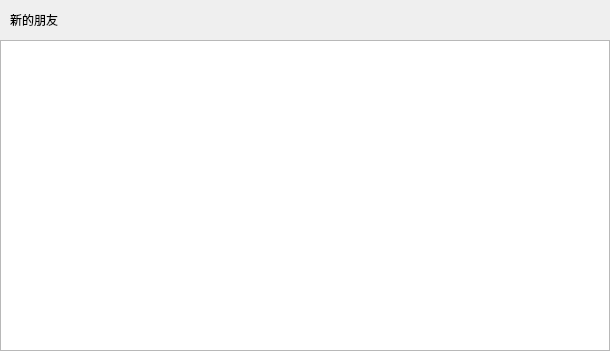
<?xml version="1.0" encoding="UTF-8"?>
<ui version="4.0">
 <class>ApplyFriendPage</class>
 <widget class="QWidget" name="ApplyFriendPage">
  <property name="geometry">
   <rect>
    <x>0</x>
    <y>0</y>
    <width>610</width>
    <height>351</height>
   </rect>
  </property>
  <property name="windowTitle">
   <string>Form</string>
  </property>
  <layout class="QVBoxLayout" name="verticalLayout">
   <property name="spacing">
    <number>0</number>
   </property>
   <property name="leftMargin">
    <number>0</number>
   </property>
   <property name="topMargin">
    <number>0</number>
   </property>
   <property name="rightMargin">
    <number>0</number>
   </property>
   <property name="bottomMargin">
    <number>0</number>
   </property>
   <item>
    <widget class="QWidget" name="friend_apply_wid" native="true">
     <layout class="QHBoxLayout" name="horizontalLayout">
      <property name="leftMargin">
       <number>0</number>
      </property>
      <property name="topMargin">
       <number>0</number>
      </property>
      <property name="rightMargin">
       <number>0</number>
      </property>
      <property name="bottomMargin">
       <number>0</number>
      </property>
      <item>
       <spacer name="horizontalSpacer_2">
        <property name="orientation">
         <enum>Qt::Orientation::Horizontal</enum>
        </property>
        <property name="sizeType">
         <enum>QSizePolicy::Policy::Fixed</enum>
        </property>
        <property name="sizeHint" stdset="0">
         <size>
          <width>10</width>
          <height>20</height>
         </size>
        </property>
       </spacer>
      </item>
      <item>
       <widget class="QLabel" name="friend_apply_lb">
        <property name="minimumSize">
         <size>
          <width>0</width>
          <height>40</height>
         </size>
        </property>
        <property name="maximumSize">
         <size>
          <width>16777215</width>
          <height>40</height>
         </size>
        </property>
        <property name="text">
         <string>新的朋友</string>
        </property>
       </widget>
      </item>
     </layout>
    </widget>
   </item>
   <item>
    <widget class="QWidget" name="widget_2" native="true">
     <layout class="QVBoxLayout" name="verticalLayout_2">
      <property name="spacing">
       <number>0</number>
      </property>
      <property name="leftMargin">
       <number>0</number>
      </property>
      <property name="topMargin">
       <number>0</number>
      </property>
      <property name="rightMargin">
       <number>0</number>
      </property>
      <property name="bottomMargin">
       <number>0</number>
      </property>
      <item>
       <widget class="ApplyFriendList" name="apply_friend_list"/>
      </item>
     </layout>
    </widget>
   </item>
  </layout>
 </widget>
 <customwidgets>
  <customwidget>
   <class>ApplyFriendList</class>
   <extends>QListWidget</extends>
   <header location="global">applyfriendlist.h</header>
  </customwidget>
 </customwidgets>
 <resources/>
 <connections/>
</ui>
